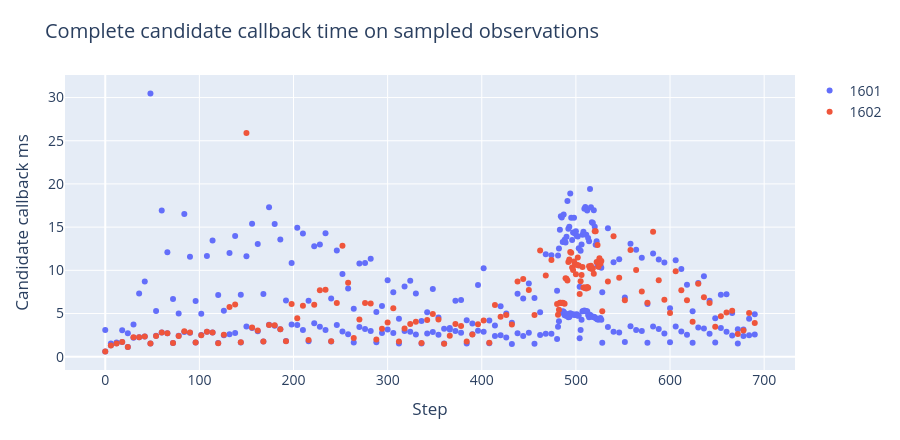

The code cell stored with this chart in its notebook:
### Code cell
figures.append(screen_plots[4])
screen_plots[4].show()

### Figure 1 — Plotly figure (JSON) as saved in the notebook; plotly's stock layout.template omitted (floating-point values rounded to 4 significant figures; data arrays with more than 128 entries replaced by an {"elided": "..."} marker saying what was removed)
{"data": [{"customdata": {"elided": "312x3 float values"}, "hovertemplate": "color=1601<br>step=%{x}<br>candidate_callback_ms=%{y}<br>seat=%{customdata[0]}<br>plant_count=%{customdata[1]}<br>defer_eligible_plants=%{customdata[2]}<extra></extra>", "legendgroup": "1601", "marker": {"color": "#636efa", "symbol": "circle"}, "mode": "markers", "name": "1601", "orientation": "v", "showlegend": true, "type": "scatter", "x": {"elided": "312 int values"}, "xaxis": "x", "y": {"elided": "312 float values"}, "yaxis": "y"}, {"customdata": {"elided": "156x3 float values"}, "hovertemplate": "color=1602<br>step=%{x}<br>candidate_callback_ms=%{y}<br>seat=%{customdata[0]}<br>plant_count=%{customdata[1]}<br>defer_eligible_plants=%{customdata[2]}<extra></extra>", "legendgroup": "1602", "marker": {"color": "#EF553B", "symbol": "circle"}, "mode": "markers", "name": "1602", "orientation": "v", "showlegend": true, "type": "scatter", "x": {"elided": "156 int values"}, "xaxis": "x", "y": {"elided": "156 float values"}, "yaxis": "y"}], "layout": {"font": {"size": 14}, "height": 440, "hovermode": "closest", "legend": {"title": {"text": ""}, "tracegroupgap": 0}, "margin": {"b": 70, "l": 65, "r": 40, "t": 75}, "title": {"text": "Complete candidate callback time on sampled observations"}, "xaxis": {"anchor": "y", "domain": [0, 1], "title": {"text": "Step"}}, "yaxis": {"anchor": "x", "domain": [0, 1], "title": {"text": "Candidate callback ms"}}}}
